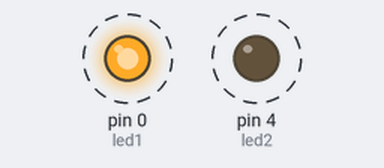
This sketch was run on a simulated Arduino Uno, built with avr-gcc and run on an emulated ATmega328P. Parts: output pins drawn as LEDs (lit = HIGH). Dashed ring = blinking.

Above: at 0.2 s.
Timing chart, 0 to 3.0 s (numbered marks = the images above):
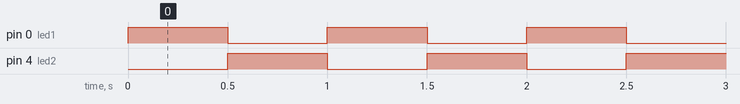

Measured:
- by itself, pin 0 (led1), pin 4 (led2): alternates HIGH for 0.50 s and LOW for 0.50 s

The sketch:

Led_Pisca_P0P4.ino
```cpp
const int led1 = 0;
const int led2 = 4;

const int intervalo = 500;

void setup() {
  pinMode(led1, OUTPUT);
  pinMode(led2, OUTPUT);

  digitalWrite(led1, LOW);
  digitalWrite(led2, LOW);
}

void loop() {
  digitalWrite(led1, HIGH);
  digitalWrite(led2, LOW);
  delay(intervalo);

  digitalWrite(led1, LOW);
  digitalWrite(led2, HIGH);
  delay(intervalo);
}
```
